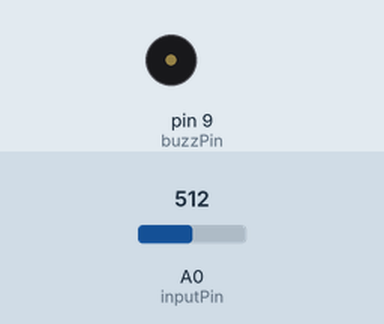
The sketch below on a simulated Arduino Uno, built with avr-gcc and run on an emulated ATmega328P. Shown: buzzer (waves = sounding). The test bench sets the inputs (shaded band); at power-on: A0 (inputPin) = 512.

Above: at 1.2 s.
1.3 s: A0 (inputPin) set to 716
At 2.0 s:
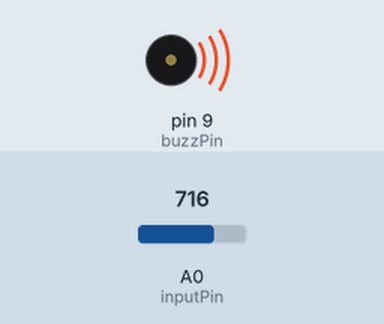
Timing chart, 0 to 4.3 s (numbered marks = the images above; inputs shaded):
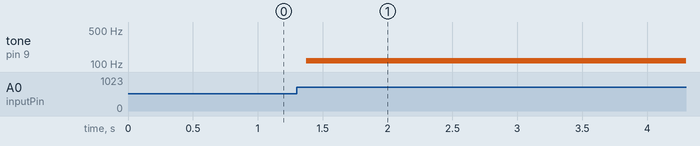

The sketch:

sketch_sep23a.ino
```cpp
int inputPin = A0;
int buzzPin = 9;
int delayTime;
int lightVal;

void setup() {
  pinMode(inputPin, INPUT);
  pinMode(buzzPin, OUTPUT);
}

void loop() {
  lightVal = analogRead(inputPin);
  delayTime = (9940./334.) * lightVal - (994.*250./334.) + 60.;
  digitalWrite(buzzPin, HIGH);
  delayMicroseconds(delayTime);
  digitalWrite(buzzPin, LOW);
  delayMicroseconds(delayTime);
}
```

Measured:
- after the input at 1.3 s, tone on pin 9 (buzzPin): silent → 116 Hz after 0.07 s
